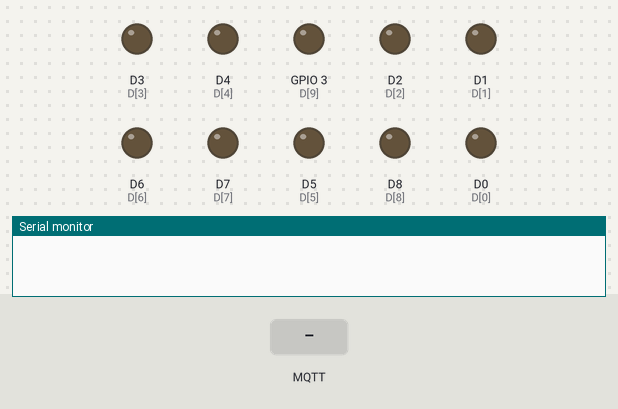
A program run on a simulated ESP8266 (NodeMCU). On the bench: output pins drawn as LEDs (lit = HIGH), the last lines printed to the serial monitor. The inputs (shaded band) are chosen by the test bench. WiFi joins after 1.5 s; servers stay silent unless stated; random numbers use the default seed unless the program sets one; no MQTT or app messages arrive unless stated.

Above: at 0.1 s.
At 2.7 s:
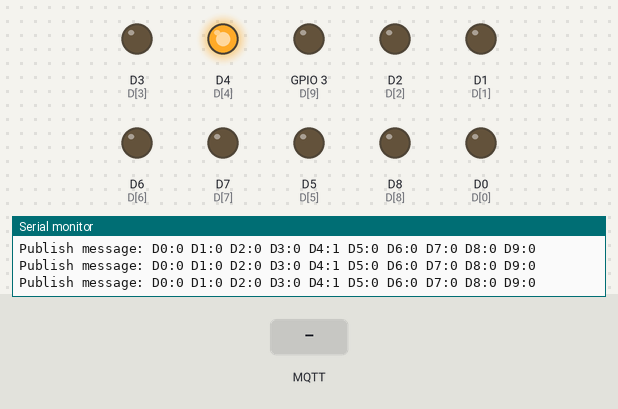
2.8 s: MQTT message "5" arrives on the first subscribed topic
4.3 s: MQTT message "on" arrives on the first subscribed topic
5.8 s: MQTT message "off" arrives on the first subscribed topic
Timing chart, 0 to 8.8 s (numbered marks = the images above; inputs shaded):
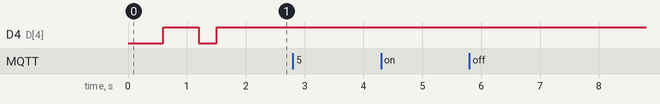

The program:

main.cpp
```cpp
#include <ESP8266WiFi.h>          //https://github.com/esp8266/Arduino

//needed for library
#include <DNSServer.h>
#include <ESP8266WebServer.h>

#include <WiFiManager.h>          //https://github.com/tzapu/WiFiManager
#include <PubSubClient.h>         //https://github.com/knolleary/pubsubclient

// MQTT
#if !defined(MQTTSERVER)
  #define MQTTSERVER "test.mosquitto.org"
#endif

#if !defined(MQTTPORT)
  #define MQTTPORT 1883
#endif

#if !defined(MQTTUSERNAME)
  #define MQTTUSERNAME NULL
#endif

#if !defined(MQTTPASSWORD)
  #define MQTTPASSWORD NULL
#endif

//for LED status
#include <Ticker.h>
Ticker ticker;

// D pins, D0 & D4 are 2 built-in LEDs
int D[10] = {D0, D1, D2, D3, D4, D5, D6, D7, D8, D9};

WiFiClient espClient;
PubSubClient client(espClient);
long lastMsg = 0;
char msg[100];
char tmpMsg[10];

void mqttCallback(char* topic, byte* payload, unsigned int length) {
  Serial.print("Message arrived [");
  Serial.print(topic);
  Serial.print("] ");
  for (int i = 0; i < length; i++) {
    Serial.print((char)payload[i]);
  }
  Serial.println();

  // Switch on/off the D pin if an D was received as first character
  if (length < 2 || (char)payload[0] != 'D')
    return;

  int led = (char)payload[1] - '0';
  int state = digitalRead(D[led]);
  digitalWrite(D[led], !state);
}

void mqttReconnect() {
  // Loop until we're reconnected
  while (!client.connected()) {
    Serial.print("Attempting MQTT connection...");
    // Create a random client ID
    String clientId = "ESP8266Client-";
    clientId += String(random(0xffff), HEX);
    // Attempt to connect
    if (client.connect(clientId.c_str(), MQTTUSERNAME, MQTTPASSWORD)) {
      Serial.println("connected");
      // Once connected, publish an announcement...
      client.publish("outTopic", "Connected!");
      // ... and resubscribe
      client.subscribe("inTopic");
    } else {
      Serial.print("failed, rc=");
      Serial.print(client.state());
      Serial.println(" try again in 5 seconds");
      // Wait 5 seconds before retrying
      delay(5000);
    }
  }
}

void tick() {
  //toggle state
  int state = digitalRead(BUILTIN_LED);  // get the current state of GPIO1 pin
  digitalWrite(BUILTIN_LED, !state);     // set pin to the opposite state
}

//gets called when WiFiManager enters configuration mode
void configModeCallback (WiFiManager *myWiFiManager) {
  Serial.println("Entered config mode");
  Serial.println(WiFi.softAPIP());
  //if you used auto generated SSID, print it
  Serial.println(myWiFiManager->getConfigPortalSSID());
  //entered config mode, make led toggle faster
  ticker.attach(0.2, tick);
}

void wifiSetup() {
  // start ticker with 0.5 because we start in AP mode and try to connect
  ticker.attach(0.6, tick);

  //WiFiManager
  //Local intialization. Once its business is done, there is no need to keep it around
  WiFiManager wifiManager;
  //reset settings - for testing
  //wifiManager.resetSettings();

  //set callback that gets called when connecting to previous WiFi fails, and enters Access Point mode
  wifiManager.setAPCallback(configModeCallback);

  //fetches ssid and pass and tries to connect
  if (!wifiManager.autoConnect("My-ESP-rocks")) {
    Serial.println("failed to connect and hit timeout");
    //reset and try again, or maybe put it to deep sleep
    ESP.reset();
    delay(1000);
  }

  //if you get here you have connected to the WiFi
  Serial.println("connected...yeey :)");
  ticker.detach();
  //turn LED off
  digitalWrite(BUILTIN_LED, HIGH);
}

void mqttSetup() {
  client.setServer(MQTTSERVER, MQTTPORT);
  client.setCallback(mqttCallback);
}

void ledSetup() {
  for (int i = 0; i < 10; i++) {
      pinMode(D[i], OUTPUT);
  }
}


void setup() {
  Serial.begin(115200);
  ledSetup();
  wifiSetup();
  mqttSetup();
}

void loop() {
  if (!client.connected()) {
    mqttReconnect();
  }
  client.loop();
  long now = millis();

  if (now - lastMsg > 500) {
    lastMsg = now;
    strcpy(msg, "");
    for (int i = 0; i < 10; i++) {
        sprintf(tmpMsg, "D%i:%i ", i, digitalRead(D[i]));
        strcat(msg, tmpMsg);
    }
    Serial.print("Publish message: ");
    Serial.println(msg);
    client.publish("outTopic", msg);
  }
}
```
